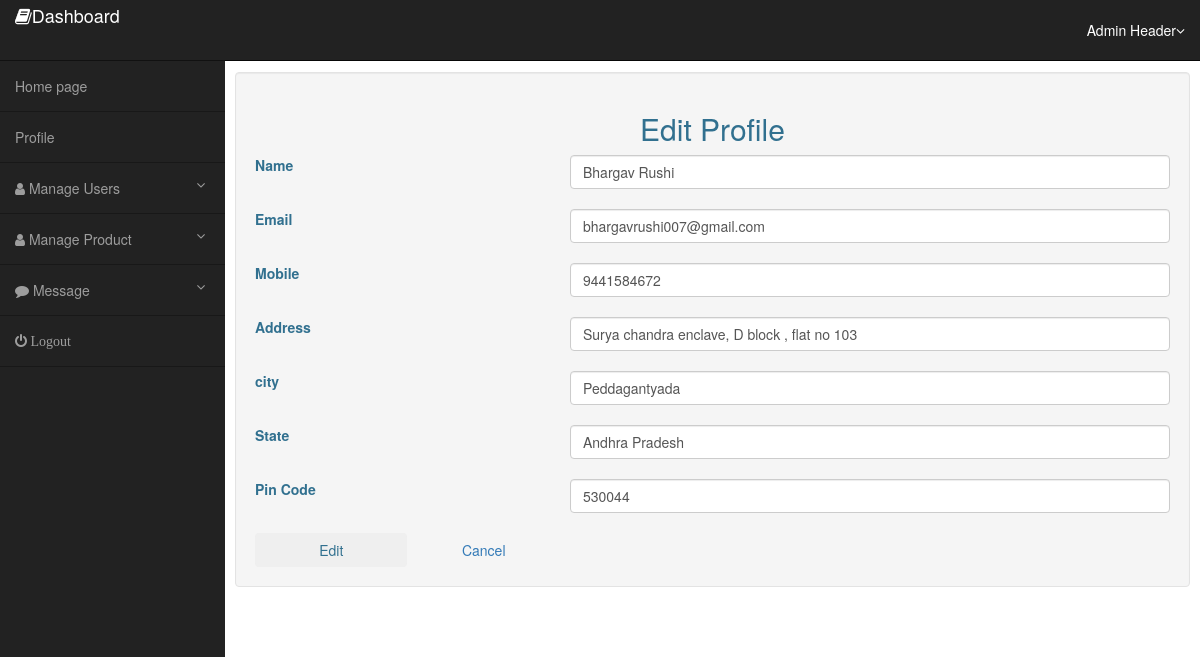
The page /db.php?edit (signed in) on the database its author committed.
### tables this page shows
CREATE TABLE `users` (
  `uid` int(11) NOT NULL,
  `uname` varchar(50) DEFAULT NULL,
  `mobile` double DEFAULT NULL,
  `email` varchar(30) DEFAULT NULL,
  `address` varchar(150) DEFAULT NULL,
  `passkey` varchar(18) DEFAULT NULL,
  `rid` int(11) DEFAULT 2,
  `is_deleted` int(11) DEFAULT 0,
  `is_verified` int(11) DEFAULT 0,
  `city` varchar(30) DEFAULT NULL,
  `state` varchar(30) DEFAULT NULL,
  `pincode` int(6) DEFAULT NULL,
  `image` varchar(30) DEFAULT NULL
);

### edit.php (the view)
<?php
$id = $_SESSION['id'];
$sql = "select * from users where uid = '$id'";
$res = mysqli_query($con,$sql);
$row = mysqli_fetch_array($res);
$role = $_SESSION['rid'];
if($role == 1)
{
	include 'adminheader.php';
}
else if($role == 2)
{
	include 'userheader.php';
}
?>
		<form action = "db.php" method = "POST" class = "text-info">
			<h2 class = "text-center">Edit Profile</h2>
			<div class = "from group row mt-2">
				<div class = "col-lg-4">
					<label>Name</label>
				</div>
			    <div class = "col-lg-8">
			    	<input type = "text" class = "form-control p-3" name = "name" value = "<?php echo $row['uname'];?>"/>
			    </div>
			</div><br>
			<div class = "from group row mt-2">
				<div class = "col-lg-4">
					<label>Email</label>
				</div>
			    <div class = "col-lg-8">
			    	<input type = "text"  class = "form-control p-3" value = "<?php echo $row['email'];?>" name = "email"/>
			    </div>
			</div><br>
			<div class = "from group row mt-2">
				<div class = "col-lg-4">
					<label>Mobile</label>
				</div>
			    <div class = "col-lg-8">
			    	<input type = "text" class = "form-control p-3" value = "<?php echo $row['mobile'];?>" name = "mobile"/>
			    </div>
			</div><br>
			<div class = "from group row mt-2">
				<div class = "col-lg-4">
					<label>Address</label>
				</div>
			    <div class = "col-lg-8">
			    	<input type = "text" class = "form-control p-3" value = "<?php echo $row['address'];?>" name = "address"/>
			    </div>
			</div><br>
			<div class = "from group row mt-2">
				<div class = "col-lg-4">
					<label>city</label>
				</div>
			    <div class = "col-lg-8">
			    	<input type = "text" class = "form-control p-3" value = "<?php echo $row['city'];?>" name = "city"/>
			    </div>
			</div><br>
			<div class = "from group row mt-2">
				<div class = "col-lg-4">
					<label>State</label>
				</div>
			    <div class = "col-lg-8">
			    	<input type = "text" class = "form-control p-3" value = "<?php echo $row['state'];?>" name = "state"/>
			    </div>
			</div><br>
			<div class = "from group row mt-2">
				<div class = "col-lg-4">
					<label>Pin Code</label>
				</div>
			    <div class = "col-lg-8">
			    	<input type = "text" class = "form-control p-3" value = "<?php echo $row['pincode'];?>" name = "pincode"/>
			    </div>
			</div><br>
			<button type = "submit" class = "btn button btn button-primary col-lg-2" name = "savechanges">Edit</button>
			<a href = "db.php?back" class = "btn button btn button-danger col-lg-2">Cancel</a>
		</form>
	</div>
</div>
</div>
</div>

### css/style_.css (style rules this page uses)
@media (min-width:768px) { body { margin-top: 50px; } }

### rows shown on the page
users: name "Bhargav Rushi", email "bhargavrushi007@gmail.com", mobile "9441584672", address "Surya chandra enclave, D block , flat no 103", city "Peddagantyada", state "Andhra Pradesh", pincode "530044"
